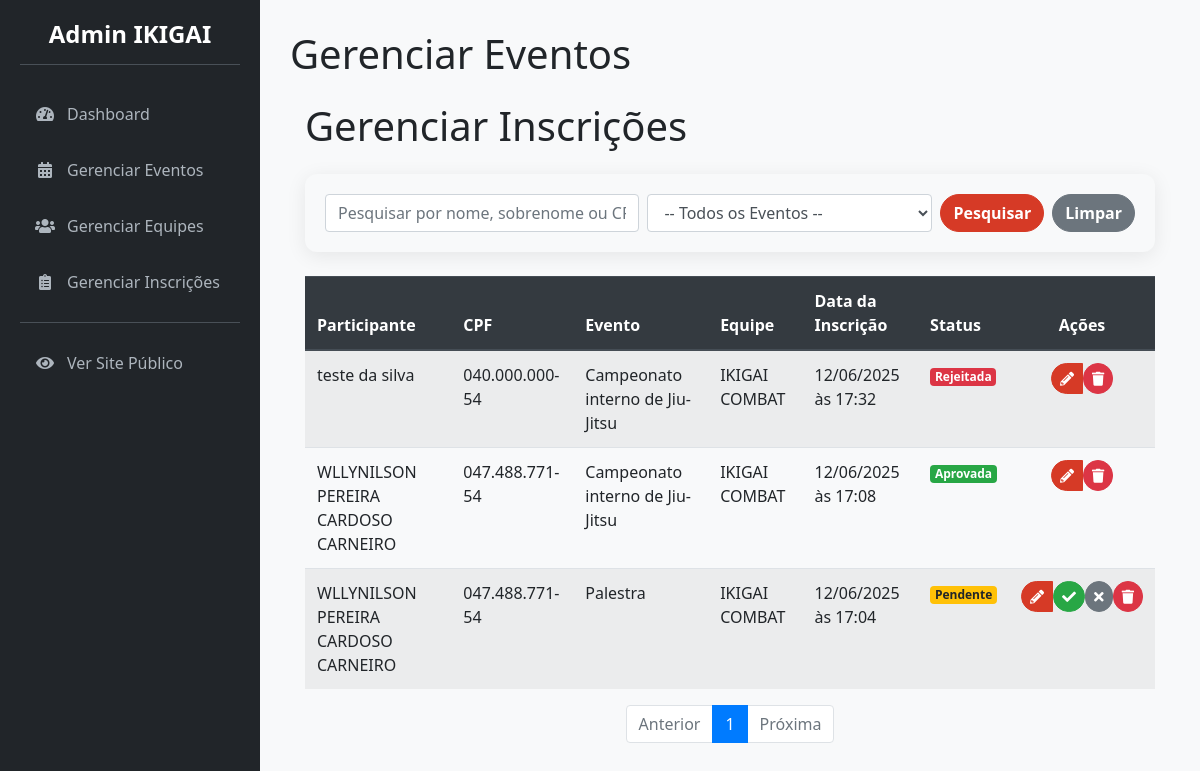
The page /admin/gerenciar_inscricoes (signed in) on the database as committed earlier.
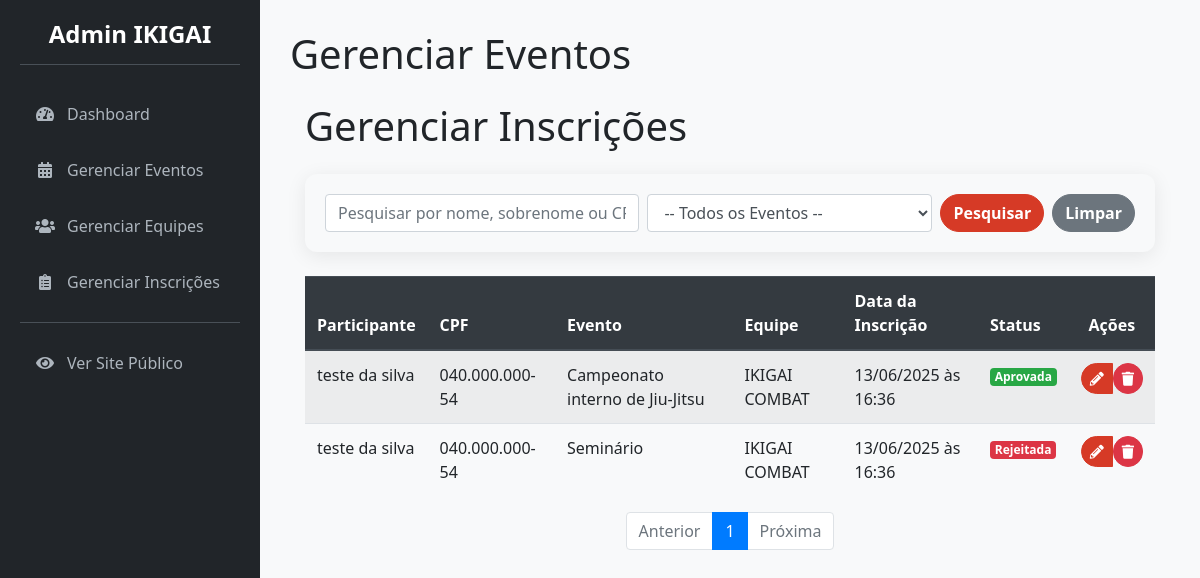
The same page on the database as committed later.
### app/models.py (models this page shows, shortened)
class Inscricao(db.Model):
    __tablename__ = 'inscricoes'
    id = db.Column(db.Integer, primary_key=True)
    data_inscricao = db.Column(db.DateTime, default=datetime.utcnow)
    status = db.Column(db.String(20), nullable=False, default='Pendente')
    user_id = db.Column(db.Integer, db.ForeignKey('users.id'), nullable=False)
    evento_id = db.Column(db.Integer, db.ForeignKey('eventos.id'), nullable=False)
    equipe_id = db.Column(db.Integer, db.ForeignKey('equipes.id'), nullable=False)
    def __repr__(self):
        return f'<Inscricao {self.id} do utilizador {self.user_id}>'

class User(UserMixin, db.Model):
    __tablename__ = 'users'
    id = db.Column(db.Integer, primary_key=True)
    username = db.Column(db.String(64), index=True, unique=True, nullable=False)
    email = db.Column(db.String(120), index=True, unique=True, nullable=False)
    password_hash = db.Column(db.String(128))
    nome_completo = db.Column(db.String(150), nullable=True)
    bio = db.Column(db.Text, nullable=True)
    imagem_perfil = db.Column(db.String(300), nullable=True)  # URL para a imagem de perfil
    role = db.Column(db.String(20), nullable=False, default='user')  # Papel do utilizador
    cpf = db.Column(db.String(14), unique=True, nullable=True)  # CPF será único e opcional no início
    telefone = db.Column(db.String(20), nullable=True)  # Telefone também opcional
    inscricoes = db.relationship('Inscricao', backref='participante', lazy='dynamic')

class Evento(db.Model):
    __tablename__ = 'eventos'
    id = db.Column(db.Integer, primary_key=True)
    nome_evento = db.Column(db.String(200), nullable=False)
    data_hora_evento = db.Column(db.DateTime, nullable=False)
    palestrante = db.Column(db.String(100))
    imagem_palestrante = db.Column(db.String(300), nullable=True) # URL para a imagem
    descricao = db.Column(db.Text)
    local_evento = db.Column(db.String(200))
    preco = db.Column(db.Float, default=0.0)
    numero_vagas = db.Column(db.Integer, nullable=False)
    pix_copia_e_cola = db.Column(db.Text, nullable=True)  # Campo para o Pix
    inscricoes = db.relationship('Inscricao', backref='evento', lazy=True)

class Equipe(db.Model):
    __tablename__ = 'equipes'
    id = db.Column(db.Integer, primary_key=True)
    nome_equipe = db.Column(db.String(100), nullable=False, unique=True)
    professor_responsavel = db.Column(db.String(100), nullable=False)
    inscricoes = db.relationship('Inscricao', backref='equipe', lazy=True)

### app/admin/routes.py (the view, shortened to what this page needs)
@bp.route('/gerenciar_inscricoes')
@admin_required
def gerenciar_inscricoes():
    page = request.args.get('page', 1, type=int)
    termo_pesquisa = request.args.get('q')
    evento_filtro_id = request.args.get('evento_id')
    query = Inscricao.query.options(
        joinedload(Inscricao.participante),
        joinedload(Inscricao.evento),
        joinedload(Inscricao.equipe)
    )
    if evento_filtro_id:
        query = query.filter(Inscricao.evento_id == evento_filtro_id)
    inscricoes_paginadas = query.order_by(Inscricao.data_inscricao.desc()).paginate(
        page=page, per_page=10, error_out=False
    )
    print(inscricoes_paginadas.items)
    eventos_para_filtro = Evento.query.order_by(Evento.nome_evento).all()
    return render_template('admin/admin_gerenciar_inscricoes.html',
                           inscricoes_paginadas=inscricoes_paginadas,
                           eventos_para_filtro=eventos_para_filtro,
                           titulo='Gerenciar Inscrições')

### app/__init__.py (called while the page is built)
@login_manager.user_loader
def load_user(user_id):
    return models.User.query.get(int(user_id))

### app/admin/routes.py (called while the page is built)
@bp.before_request
def before_request_handler():
    if current_app.config.get('DEBUG') and not current_user.is_authenticated:
        user = User.query.first()
        if user:
            login_user(user)

### app/templates/admin/admin_gerenciar_inscricoes.html (shortened to what this page needs)
{% extends 'admin/admin_base.html' %}
{% block page_title %}Gerenciar Eventos{% endblock %}
{% block content %}
    <div class="container">
        <h1 class="mt-4 mb-4">{{ titulo }}</h1>
        <div class="card bg-light mb-4">
            <div class="card-body">
                <form method="GET" action="{{ url_for('admin.gerenciar_inscricoes') }}" class="form-inline">
                    <div class="form-group mr-2 flex-grow-1">
                        <input type="text" class="form-control w-100" id="q" name="q"
                               placeholder="Pesquisar por nome, sobrenome ou CPF..."
                               value="{{ request.args.get('q', '') }}">
                    </div>
                    <div class="form-group mr-2">
                        <select class="form-control" name="evento_id" id="evento_id">
                            <option value="">-- Todos os Eventos --</option>
                        </select>
                    </div>
                    <button type="submit" class="btn btn-primary mr-2">Pesquisar</button>
                    <a href="{{ url_for('admin.gerenciar_inscricoes') }}" class="btn btn-secondary">Limpar</a>
                </form>
            </div>
        </div>
        <div class="table-responsive">
            <table class="table table-striped table-hover">
                <thead class="thead-dark">
                <tr>
                    <th>Participante</th>
                    <th>CPF</th>
                    <th>Evento</th>
                    <th>Equipe</th>
                    <th>Data da Inscrição</th>
                    <th>Status</th>
                    <th class="text-center">Ações</th>
                </tr>
                </thead>
                <tbody>
                {% if inscricoes_paginadas.items %}
                    {% for inscricao in inscricoes_paginadas.items %}
                        <tr>
                            <td>{{ inscricao.participante.nome_completo or inscricao.participante.username }}</td>
                            <td>{{ inscricao.participante.cpf or 'N/D' }}</td>
                            <td>{{ inscricao.evento.nome_evento }}</td>
                            <td>{{ inscricao.equipe.nome_equipe }}</td>
                            <td>{{ inscricao.data_inscricao.strftime('%d/%m/%Y às %H:%M') }}</td>
                            <td class="status-cell">
                                {% if inscricao.status == 'Aprovada' %}
                                    <span class="badge badge-success">{{ inscricao.status }}</span>
                                {% elif inscricao.status == 'Rejeitada' %}
                                    <span class="badge badge-danger">{{ inscricao.status }}</span>
                                {% else %}
                                    <span class="badge badge-warning">{{ inscricao.status }}</span>
                                {% endif %}
                            </td>
                            <td class="text-center">
                                <div class="btn-group" role="group">
                                    <a href="{{ url_for('admin.editar_inscricao', inscricao_id=inscricao.id) }}"
                                       class="btn btn-primary btn-sm" title="Editar Inscrição">
                                        <i class="fas fa-pencil-alt"></i>
                                    </a>
                                    {% if inscricao.status == 'Pendente' %}
                                        <form class="d-inline" data-action="approve-form"
                                              action="{{ url_for('admin.aprovar_inscricao', inscricao_id=inscricao.id) }}"
                                              method="post">
                                            <button type="submit" class="btn btn-success btn-sm" title="Aprovar">
                                                <i class="fas fa-check"></i>
                                            </button>
                                        </form>
                                        <form class="d-inline" data-action="reject-form"
                                              action="{{ url_for('admin.rejeitar_inscricao', inscricao_id=inscricao.id) }}"
                                              method="post">
                                            <button type="submit" class="btn btn-secondary btn-sm" title="Rejeitar">
                                                <i class="fas fa-times"></i>
                                            </button>
                                        </form>
                                    {% endif %}
                                    <form class="d-inline" data-action="cancel-form"
                                          action="{{ url_for('admin.cancelar_inscricao', inscricao_id=inscricao.id) }}"
                                          method="post"
                                    >
                                        <button type="submit" class="btn btn-danger btn-sm" title="Excluir Inscrição">
                                            <i class="fas fa-trash"></i>
                                        </button>
                                    </form>
                                </div>
                            </td>
                        </tr>
                    {% endfor %}
                {% else %}
                    <tr>
                        <td colspan="7" class="text-center">Nenhuma inscrição encontrada.</td>
                    </tr>
                {% endif %}
                </tbody>
            </table>
        </div>
        <nav aria-label="Navegação das Inscrições">
            <ul class="pagination justify-content-center">
                <li class="page-item {% if not inscricoes_paginadas.has_prev %}disabled{% endif %}">
                    <a class="page-link"
                       href="{{ url_for('admin.gerenciar_inscricoes', page=inscricoes_paginadas.prev_num, q=request.args.get('q'), evento_id=request.args.get('evento_id')) }}">Anterior</a>
                </li>
                {% for page_num in inscricoes_paginadas.iter_pages(left_edge=1, right_edge=1, left_current=1, right_current=2) %}
                    {% if page_num %}
                        {% if inscricoes_paginadas.page == page_num %}
                            <li class="page-item active"><a class="page-link" href="#">{{ page_num }}</a></li>
                        {% else %}
                            <li class="page-item"><a class="page-link"
                                                     href="{{ url_for('admin.gerenciar_inscricoes', page=page_num, q=request.args.get('q'), evento_id=request.args.get('evento_id')) }}">{{ page_num }}</a>
                            </li>
                        {% endif %}
                    {% else %}
                        <li class="page-item disabled"><span class="page-link">...</span></li>
                    {% endif %}
                {% endfor %}
                <li class="page-item {% if not inscricoes_paginadas.has_next %}disabled{% endif %}">
                    <a class="page-link"
                       href="{{ url_for('admin.gerenciar_inscricoes', page=inscricoes_paginadas.next_num, q=request.args.get('q'), evento_id=request.args.get('evento_id')) }}">Próxima</a>
                </li>
            </ul>
        </nav>
    </div>
{% endblock %}

### app/templates/admin/admin_base.html (shortened to what this page needs)
<!DOCTYPE html>
<html lang="pt-BR">
<head>
    <link rel="stylesheet" href="https://stackpath.bootstrapcdn.com/bootstrap/4.5.2/css/bootstrap.min.css"
>
    <link rel="stylesheet" href="https://cdnjs.cloudflare.com/ajax/libs/font-awesome/5.15.3/css/all.min.css">
    <link rel="stylesheet" href="{{ url_for('static', filename='css/admin_styles.css') }}">
</head>
<body>
<div class="admin-wrapper">
    <nav class="sidebar">
        <h2>Admin IKIGAI</h2>
        <a href="{{ url_for('admin.dashboard') }}"
           class="{{ 'active' if request.endpoint == 'admin.dashboard' else '' }}">
            <i class="fas fa-tachometer-alt"></i> Dashboard
        </a>
        <a href="{{ url_for('admin.gerenciar_eventos') }}"
           class="{{ 'active' if 'evento' in request.endpoint else '' }}">
            <i class="fas fa-calendar-alt"></i> Gerenciar Eventos
        </a>
        <a href="{{ url_for('admin.gerenciar_equipes') }}"
           class="{{ 'active' if 'equipe' in request.endpoint else '' }}">
            <i class="fas fa-users"></i> Gerenciar Equipes
        </a>
        <a href="{{ url_for('admin.gerenciar_inscricoes') }}"
           class="{{ 'active' if 'inscricao' in request.endpoint else '' }}">
            <i class="fas fa-clipboard-list"></i> Gerenciar Inscrições
        </a>
        <hr style="border-color: #495057;">
        <a href="{{ url_for('public.index') }}"><i class="fas fa-eye"></i> Ver Site Público</a>
    </nav>
    <main class="main-content">
        <div class="content-header">
            <h1>{% block page_title %}{% endblock %}</h1>
        </div>
        {% block content %}{% endblock %}
    </main>
</div>
</body>
</html>

### app/static/css/admin_styles.css (style rules this page uses)
:root { --primary-red: rgb(214, 58, 38); --dark-red: rgb(180, 45, 28); --admin-bg: #f8f9fa; --sidebar-bg: #212529; --sidebar-link-color: #adb5bd; --sidebar-link-hover-color: #fff; --shadow: 0 4px 20px rgba(0, 0, 0, 0.08); --border-radius: 12px; --font-family: 'Segoe UI', Tahoma, Geneva, Verdana, sans-serif; }
body { background-color: var(--admin-bg); font-family: var(--font-family); }
.admin-wrapper { display: flex; }
.sidebar { width: 260px; min-height: 100vh; background: var(--sidebar-bg); padding: 20px; color: white; flex-shrink: 0; transition: all 0.3s ease; }
.main-content { flex-grow: 1; padding: 30px; overflow-y: auto; }
.sidebar h2 { font-size: 1.5rem; margin-bottom: 25px; text-align: center; color: #fff; border-bottom: 1px solid #495057; padding-bottom: 15px; font-weight: 600; }
.sidebar a { display: flex; align-items: center; gap: 12px; color: var(--sidebar-link-color); padding: 12px 15px; text-decoration: none; border-radius: 8px; margin-bottom: 8px; transition: all 0.3s ease; }
.sidebar a i { width: 20px; text-align: center; }
.card { border-radius: var(--border-radius); border: none; box-shadow: var(--shadow); }
.btn { border-radius: 25px; font-weight: 600; }
.btn-primary { background-color: var(--primary-red); border-color: var(--primary-red); }

Rows that differ between the two databases and show on the page:
removed Inscricao: participante "teste da silva", participante "040.000.000-54", evento.nome_evento "Campeonato interno de Jiu-Jitsu", equipe.nome_equipe "IKIGAI COMBAT", data_inscricao "12/06/2025 às 17:32", status "Rejeitada"
changed Inscricao "Aprovada": participante "WLLYNILSON PEREIRA CARDOSO CARNEIRO" → "teste da silva"; participante "047.488.771-54" → "040.000.000-54"; data_inscricao "12/06/2025 às 17:08" → "13/06/2025 às 16:36"
changed Inscricao: participante "WLLYNILSON PEREIRA CARDOSO CARNEIRO" → "teste da silva"; participante "047.488.771-54" → "040.000.000-54"; evento.nome_evento "Palestra" → "Seminário"; data_inscricao "12/06/2025 às 17:04" → "13/06/2025 às 16:36"; status "Pendente" → "Rejeitada"
